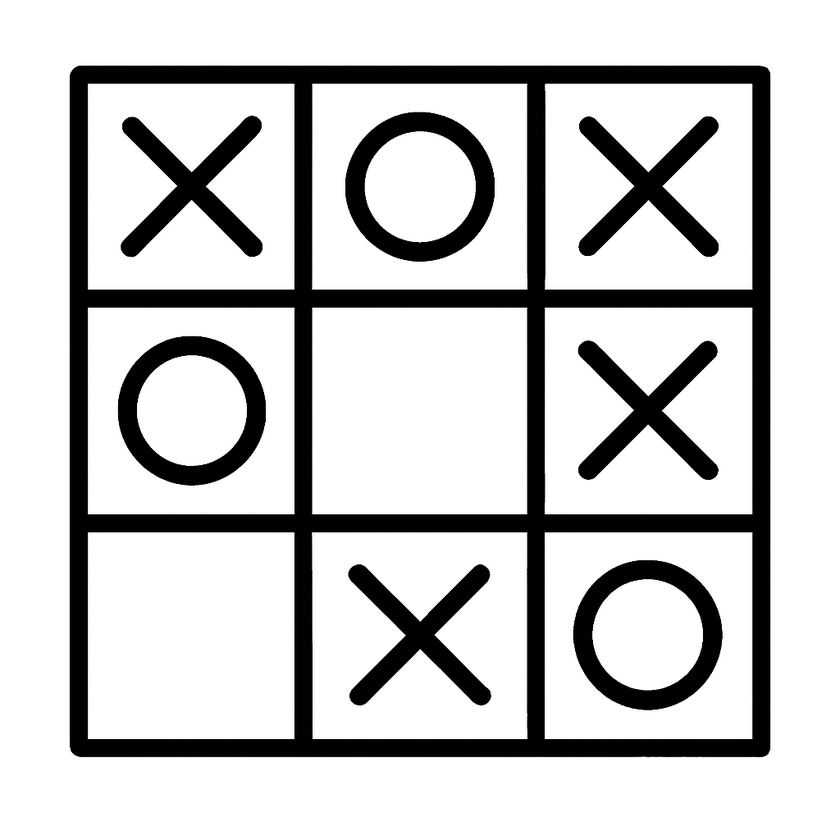
#> input picture xo_processing/board.png, 840 x 840 px, shrunk from 1024 x 1024 before the run
$ python test1.py
#> lines starting #> are read from the running program, lines starting #| are printed output that depends on the picture; after the words box and inside, x2 and y2 are one past the last pixel; in counts of white or black regions, pixels touching at a corner belong together
#> further down, image is the input picture: shape (840, 840, 3); mean B, G, R 202, 202, 202
### xo_processing/XO_processing.py
import cv2
import numpy as np

def contenu_cell(cells):
    """
    Analyse each cell image to guess if it contains 'X', 'O', or is empty.
    Returns a list of strings (one label per cell).
    """
    results = []
    for cell in cells:
        gray = cv2.cvtColor(cell, cv2.COLOR_BGR2GRAY)
        _, thresh = cv2.threshold(gray, 128, 255, cv2.THRESH_BINARY_INV)

        ink_pixels = cv2.countNonZero(thresh)
        total_pixels = thresh.shape[0] * thresh.shape[1]
        ink_ratio = ink_pixels / total_pixels

        if ink_ratio < 0.05:
            label = 'empty'
        else:
            contours, _ = cv2.findContours(thresh, cv2.RETR_EXTERNAL, cv2.CHAIN_APPROX_SIMPLE)
            circularity = 0
            if contours:
                c = max(contours, key=cv2.contourArea)
                perimeter = cv2.arcLength(c, True)
                area = cv2.contourArea(c)
                if perimeter > 0:
                    circularity = 4 * np.pi * area / (perimeter * perimeter)
            if 0.5 < circularity < 1.2:
                label = 'O'
            else:
                label = 'X'

        results.append(label)
    return results

def split_into_cells(image):
    h, w = image.shape[:2]
#> h = 840; w = 840
    cell_height = h // 3
#> cell_height = 280
    cell_width = w // 3
#> cell_width = 280
    cells = []

    for i in range(3):
        for j in range(3):
            y1 = i * cell_height
            y2 = (i + 1) * cell_height
            x1 = j * cell_width
            x2 = (j + 1) * cell_width
            cell = image[y1:y2, x1:x2]
            cells.append(cell)
#> after the loop, cells = 9 items

    return cells
cv2.waitKey(0)
cv2.destroyAllWindows()

### xo_processing/test1.py
import cv2
import numpy as np
from XO_processing import split_into_cells, contenu_cell

image = cv2.imread('board.png')
if image is None:
    print("Error: Could not load image. Make sure 'board.png' is in the same folder.")
    exit()

cells = split_into_cells(image)
#> cells = 9 items
statuses = contenu_cell(cells)  # now returns a list like ['X', 'O', 'empty', …]
#> the loop in contenu_cell, `for cell in cells:` made 9 passes
#> (ink_pixels, ink_ratio, circularity, perimeter, area, label) on passes 1 to 9: (14348, 0.183, 0.122, 839.9, 6865.5, 'X'), (20012, 0.255, 0.898, 492.9, 17360, 'O'), (14270, 0.182, 0.122, 841.1, 6873.5, 'X'), (19788, 0.252, 0.899, 490.1, 17174, 'O'), (18861, 0.241, 0.505, 1246.9, 62530.5, 'O'), (18933, 0.241, 0.0769, 1357.7, 11273, 'X'), (6976, 0.089, 0.127, 805.9, 6573.5, 'X'), (18591, 0.237, 0.0806, 1305.1, 10927.5, 'X'), (14876, 0.19, 0.89, 494.3, 17313.5, 'O')
#> pass 1, in contenu_cell, `gray = cv2.cvtColor(cell, cv2.COLOR_BGR2GRAY)`:
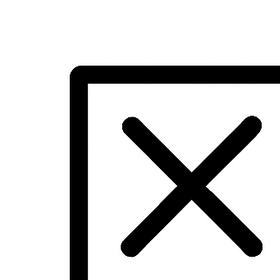
#> gray: shape (280, 280); min 0, max 255, mean 208.3
#> pass 1, in contenu_cell, `_, thresh = cv2.threshold(gray, 128, 255, cv2.THRESH_BINARY_INV)`:
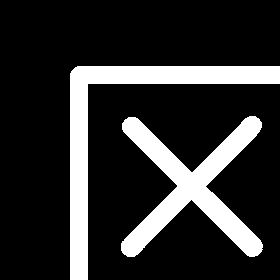
#> thresh: shape (280, 280); 18.3% white; 2 white regions, box (x1, y1, x2, y2) and area: (70, 66, 280, 280) 7285, (121, 116, 263, 257) 7063
#> pass 2, in contenu_cell, `gray = cv2.cvtColor(cell, cv2.COLOR_BGR2GRAY)`:
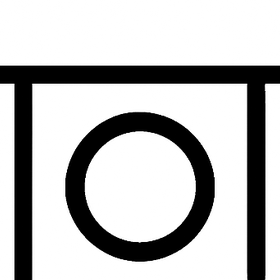
#> gray: shape (280, 280); min 0, max 255, mean 189.7
#> pass 2, in contenu_cell, `_, thresh = cv2.threshold(gray, 128, 255, cv2.THRESH_BINARY_INV)`:
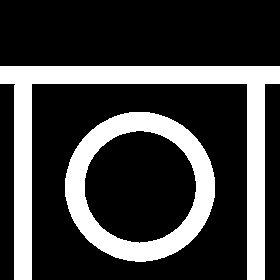
#> thresh: shape (280, 280); 25.5% white; 2 white regions, box (x1, y1, x2, y2) and area: (0, 66, 280, 280) 12095, (65, 112, 215, 262) 7917
#> after the loop in contenu_cell, `for cell in cells:`:
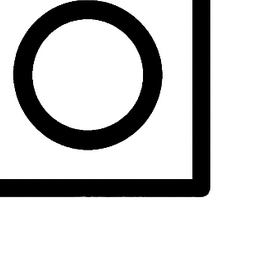
#> gray: shape (280, 280); min 0, max 255, mean 206.7
#> after the loop in contenu_cell, `for cell in cells:`:
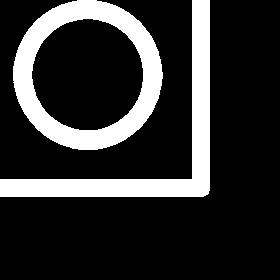
#> thresh: shape (280, 280); 19% white; 2 white regions, box (x1, y1, x2, y2) and area: (13, 0, 163, 150) 7889, (0, 0, 210, 197) 6987
#> after the loop in contenu_cell, `for cell in cells:`: results = ['X', 'O', 'X', 'O', 'O', 'X', 'X', 'X', 'O']
#> statuses = ['X', 'O', 'X', 'O', 'O', 'X', 'X', 'X', 'O']

for idx, (cell, status) in enumerate(zip(cells, statuses)):
    cv2.imshow(f"Cell {idx} ({status})", cell)
    print(f"Cell {idx}: {status}")
    cv2.waitKey(0)
    cv2.destroyWindow(f"Cell {idx} ({status})")
#> this loop made 9 passes
#| Cell 0: X
#| Cell 1: O
#| Cell 2: X
#| Cell 3: O
#| Cell 4: O
#| Cell 5: X
#| Cell 6: X
#| Cell 7: X
#> (further printed lines are left out)

cv2.destroyAllWindows()
